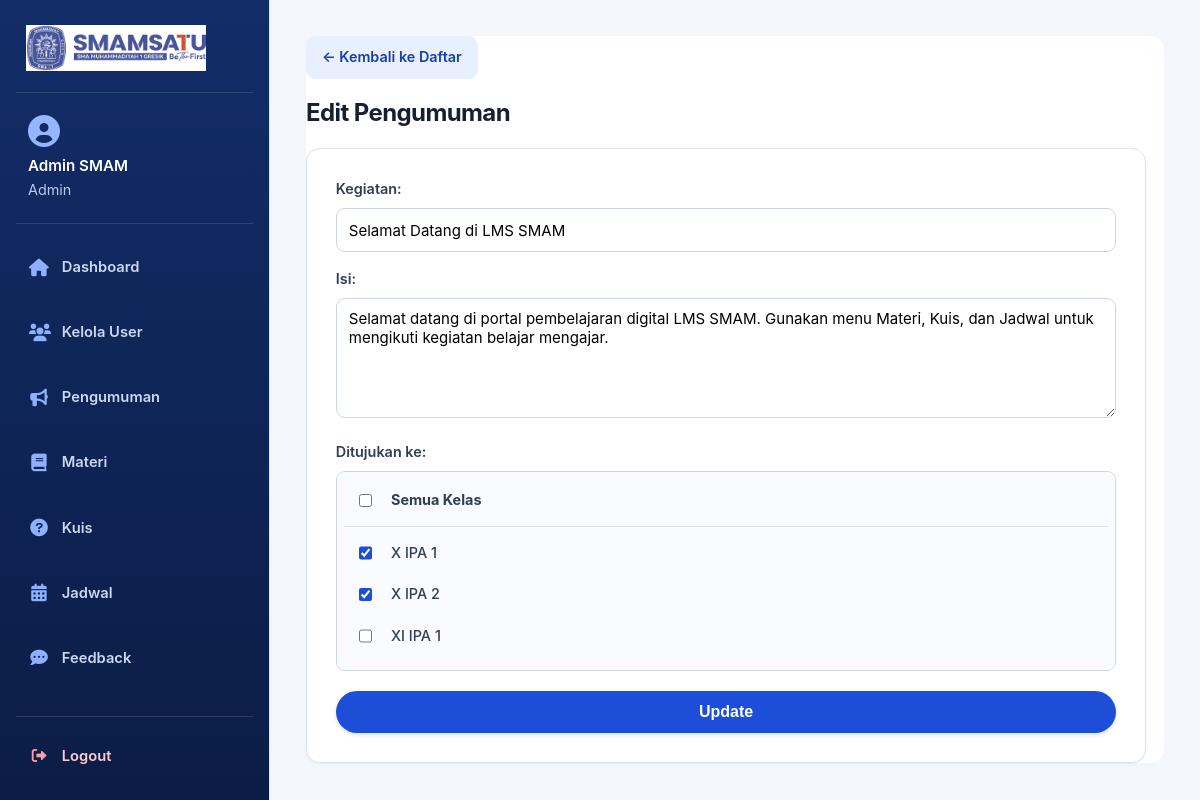
The app's page /announcements/edit.php?id=1 (signed in) with its own data.
### tables this page shows
CREATE TABLE IF NOT EXISTS announcements (
    id INT AUTO_INCREMENT PRIMARY KEY,
    title VARCHAR(255) NOT NULL,
    body TEXT NOT NULL,
    created_by INT NOT NULL,
    created_at TIMESTAMP DEFAULT CURRENT_TIMESTAMP,
    FOREIGN KEY (created_by) REFERENCES users(id) ON DELETE CASCADE
);

### announcements/edit.php (the view, shortened to what this page needs)
<?php
require '../includes/db.php';
$id = $_GET['id'] ?? 0;
$stmt = $pdo->prepare("SELECT * FROM announcements WHERE id=?");
$stmt->execute([$id]);
$announcement = $stmt->fetch(PDO::FETCH_ASSOC);
$classes = $pdo->query("SELECT name FROM classes ORDER BY name ASC")->fetchAll(PDO::FETCH_COLUMN);
$stmt_selected_classes = $pdo->prepare("SELECT class_name FROM announcement_classes WHERE announcement_id = ?");
$stmt_selected_classes->execute([$id]);
$selected_classes = $stmt_selected_classes->fetchAll(PDO::FETCH_COLUMN);
$is_for_all = in_array("Semua", $selected_classes);
?>
<!DOCTYPE html>
<html lang="id">
<head>
    <link rel="stylesheet" href="https://cdnjs.cloudflare.com/ajax/libs/font-awesome/6.0.0-beta3/css/all.min.css">
    <link rel="stylesheet" href="../assets/css/style.css">
</head>
<body class="app-layout">
    <?php include '../layout/sidebar.php'; ?>
    <main class="main-content">
        <div class="container">
            <a href="list.php" class="back-link">&larr; Kembali ke Daftar</a>
            <h2>Edit Pengumuman</h2>
            <form method="post">
                <div class="form-group"><label>Kegiatan:</label><input type="text" name="title" value="<?= htmlspecialchars($announcement['title']) ?>" required></div>
                <div class="form-group"><label>Isi:</label><textarea name="body" required><?= htmlspecialchars($announcement['body']) ?></textarea></div>
                <div class="form-group">
                    <label>Ditujukan ke:</label>
                    <div class="checkbox-group-container">
                        <label>
                            <input type="checkbox" name="class_codes[]" value="Semua" onchange="toggleAll(this)" <?= $is_for_all ? 'checked' : '' ?>>
                            <strong>Semua Kelas</strong>
                        </label>
                        <hr style="border: none; border-top: 1px solid var(--color-border); margin: 5px 0;">
                        <?php foreach ($classes as $c): ?>
                            <label>
                                <input type="checkbox" name="class_codes[]" value="<?= htmlspecialchars($c) ?>" class="class-checkbox"
                                    <?= in_array($c, $selected_classes) ? 'checked' : '' ?>
                                    <?= $is_for_all ? 'disabled' : '' ?>>
                                <?= htmlspecialchars($c) ?>
                            </label>
                        <?php endforeach; ?>
                    </div>
                </div>
                <button type="submit">Update</button>
            </form>
        </div>
    </main>
</body>
</html>

### records on screen
announcements: title "Selamat Datang di LMS SMAM", body "Selamat datang di portal pembelajaran digital LMS SMAM. Gunakan menu Materi, Kuis, dan Jadwal untuk mengikuti kegiatan belajar mengajar."

### other values on screen
$_SESSION['name'] "Admin SMAM"
$_SESSION['role'] "Admin"
$label "Dashboard Kelola User Pengumuman Materi Kuis Jadwal Feedback"
$c "X IPA 1"
$c "X IPA 2"
$c "XI IPA 1"
